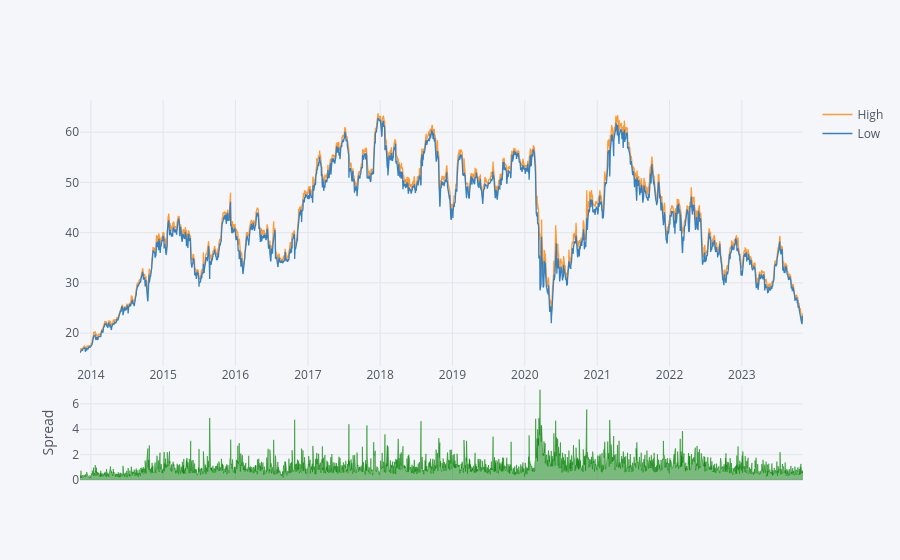

Source (notebook cell):
### Code cell
# Spread plot for Southwest - comparing the open and close prices
luv_hist[['High','Low']].iplot(kind='spread')

### Figure 1 — Plotly figure (JSON) as saved in the notebook; plotly's stock layout.template omitted (floating-point values rounded to 4 significant figures; data arrays with more than 128 entries replaced by an {"elided": "..."} marker saying what was removed)
{"data": [{"line": {"color": "rgba(255, 153, 51, 1.0)", "dash": "solid", "shape": "linear", "width": 1.3}, "mode": "lines", "name": "High", "text": "", "type": "scatter", "x": {"elided": "2516 str values"}, "y": {"elided": "2516 float values"}}, {"line": {"color": "rgba(55, 128, 191, 1.0)", "dash": "solid", "shape": "linear", "width": 1.3}, "mode": "lines", "name": "Low", "text": "", "type": "scatter", "x": {"elided": "2516 str values"}, "y": {"elided": "2516 float values"}}, {"connectgaps": false, "fill": "tozeroy", "line": {"color": "green", "dash": "solid", "shape": "linear", "width": 0.5}, "mode": "lines", "name": "Spread", "showlegend": false, "type": "scatter", "x": {"elided": "2516 str values"}, "xaxis": "x2", "y": {"elided": "2516 float values"}, "yaxis": "y2"}, {"connectgaps": false, "fill": "tozeroy", "line": {"color": "red", "dash": "solid", "shape": "linear", "width": 0.5}, "mode": "lines", "name": "Spread", "showlegend": false, "type": "scatter", "x": {"elided": "2516 str values"}, "xaxis": "x2", "y": {"elided": "2516 str values"}, "yaxis": "y2"}], "layout": {"hovermode": "x", "legend": {"bgcolor": "#F5F6F9", "font": {"color": "#4D5663"}}, "paper_bgcolor": "#F5F6F9", "plot_bgcolor": "#F5F6F9", "title": {"font": {"color": "#4D5663"}}, "xaxis": {"gridcolor": "#E1E5ED", "showgrid": true, "tickfont": {"color": "#4D5663"}, "title": {"font": {"color": "#4D5663"}, "text": ""}, "zerolinecolor": "#E1E5ED"}, "xaxis2": {"anchor": "y2", "gridcolor": "#E1E5ED", "showgrid": true, "showticklabels": false, "tickfont": {"color": "#4D5663"}, "title": {"font": {"color": "#4D5663"}, "text": ""}, "zerolinecolor": "#E1E5ED"}, "yaxis": {"domain": [0.3, 1], "gridcolor": "#E1E5ED", "showgrid": true, "tickfont": {"color": "#4D5663"}, "title": {"font": {"color": "#4D5663"}, "text": ""}, "zerolinecolor": "#E1E5ED"}, "yaxis2": {"domain": [0, 0.25], "gridcolor": "#E1E5ED", "showgrid": true, "tickfont": {"color": "#4D5663"}, "title": {"font": {"color": "#4D5663"}, "text": "Spread"}, "zerolinecolor": "#E1E5ED"}}}
